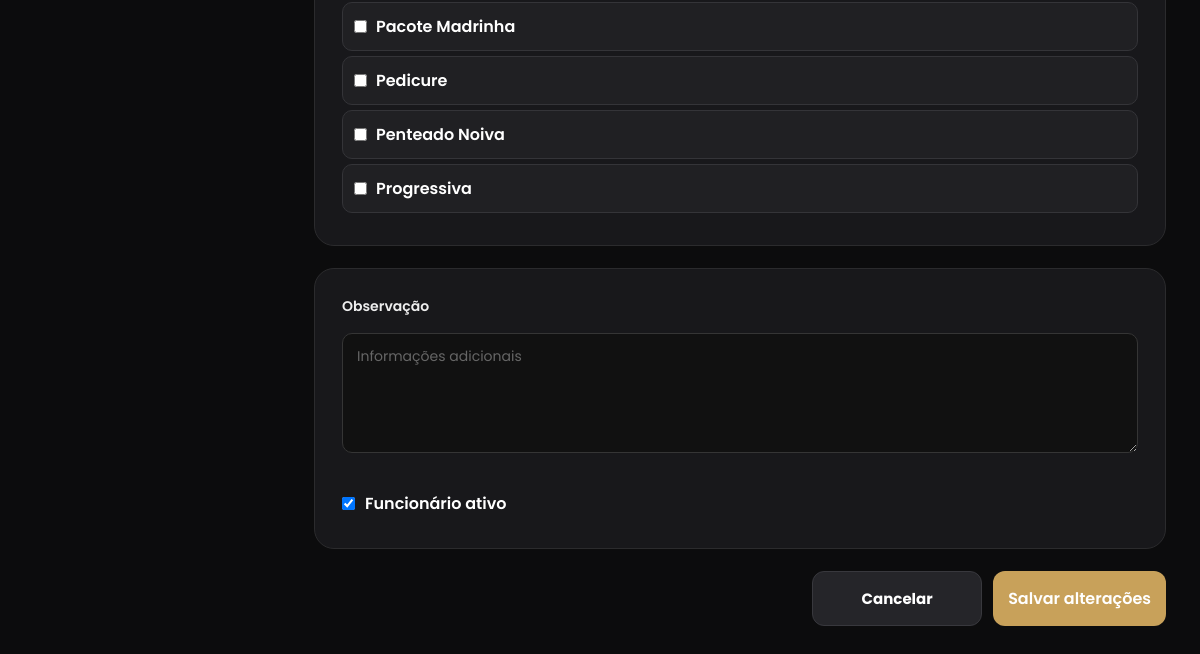
The app's page /painel/funcionarios/2/editar/ (signed in, lower part), older data.
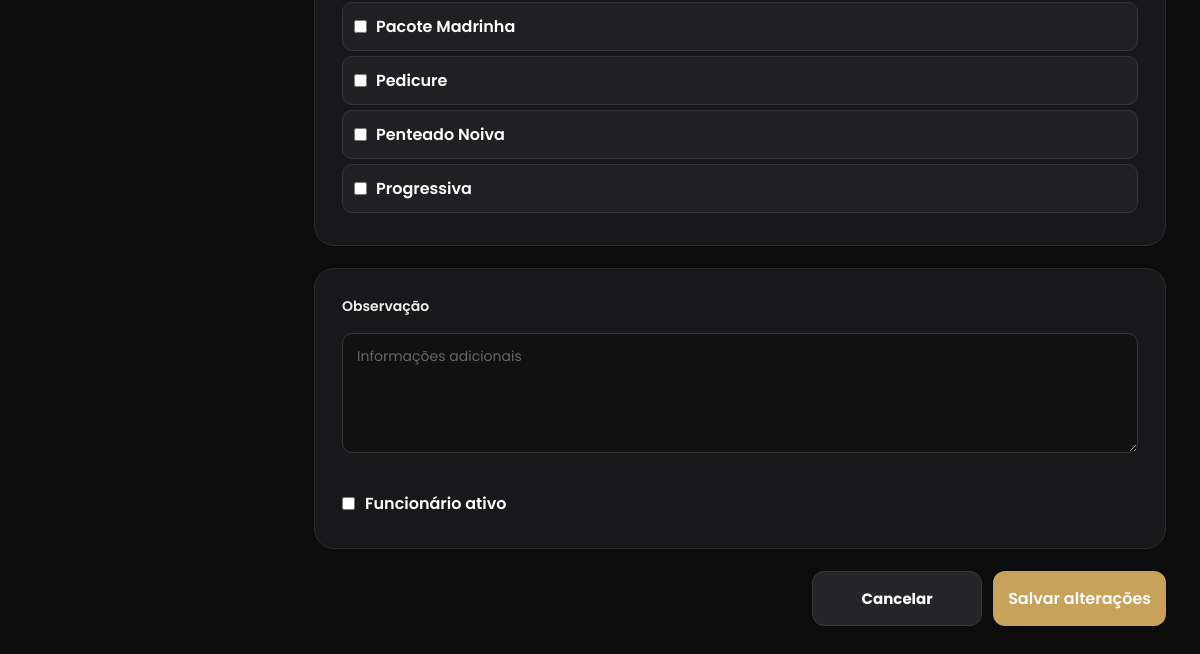
The same page, newer data.
### funcionarios/models.py (models this page shows, shortened)
class Funcionario(models.Model):
    CARGO_CABELEIREIRA = "CABELEIREIRA"
    CARGO_MANICURE = "MANICURE"
    CARGO_MAQUIADORA = "MAQUIADORA"
    CARGO_DESIGNER_SOBRANCELHAS = "DESIGNER_SOBRANCELHAS"
    CARGO_ESTETICISTA = "ESTETICISTA"
    CARGO_RECEPCIONISTA = "RECEPCIONISTA"
    CARGO_OUTRO = "OUTRO"
    CARGOS = [
        (
            CARGO_CABELEIREIRA,
            "Cabeleireira",
        ),
        (
            CARGO_MANICURE,
            "Manicure e pedicure",
        ),
        (
            CARGO_MAQUIADORA,
            "Maquiadora",
        ),
        (
            CARGO_DESIGNER_SOBRANCELHAS,
            "Designer de sobrancelhas",
        ),
        (
            CARGO_ESTETICISTA,
            "Esteticista",
        ),
        (
            CARGO_RECEPCIONISTA,
            "Recepcionista",
        ),
        (
            CARGO_OUTRO,
            "Outro",
        ),
    ]
    nome = models.CharField(
        max_length=150,
        verbose_name="Nome completo",
    )
    cpf = models.CharField(
        max_length=14,
        unique=True,
        verbose_name="CPF",
    )
    telefone = models.CharField(
        max_length=20,
        verbose_name="Telefone",
    )
    email = models.EmailField(
        blank=True,
        verbose_name="E-mail",
    )
    cargo = models.CharField(
        max_length=40,
        choices=CARGOS,
        verbose_name="Cargo",
    )
    data_admissao = models.DateField(
        null=True,
        blank=True,
        verbose_name="Data de admissão",
    )
    servicos = models.ManyToManyField(
        Servico,
        blank=True,
        related_name="funcionarios",
        verbose_name="Serviços realizados",
    )
    ativo = models.BooleanField(
        default=True,
        verbose_name="Funcionário ativo",
    )
    observacao = models.TextField(
        blank=True,
        verbose_name="Observação",
    )
    criado_em = models.DateTimeField(
        auto_now_add=True,
        verbose_name="Criado em",
    )
    atualizado_em = models.DateTimeField(
        auto_now=True,
        verbose_name="Atualizado em",
    )
    class Meta:
        verbose_name = "Funcionário"
        verbose_name_plural = "Funcionários"
        ordering = ["nome"]

### funcionarios/views.py (the view)
@login_required(login_url="login")
def editar_funcionario(
    request,
    funcionario_id,
):
    verificar_administradora(request.user)
    funcionario = get_object_or_404(
        Funcionario,
        id=funcionario_id,
    )
    if request.method == "POST":
        form = FuncionarioForm(
            request.POST,
            instance=funcionario,
        )
        if form.is_valid():
            form.save()
            messages.success(
                request,
                "Funcionário atualizado com sucesso!"
            )
            return redirect(
                "lista_funcionarios"
            )
    else:
        form = FuncionarioForm(
            instance=funcionario
        )
    return render(
        request,
        "funcionarios/formulario.html",
        {
            "form": form,
            "funcionario": funcionario,
            "titulo": "Editar funcionário",
            "texto_botao": "Salvar alterações",
        },
    )

### funcionarios/views.py (called while the page is built)
def verificar_administradora(usuario):
    if not usuario_eh_administradora(usuario):
        raise PermissionDenied(
            "Você não possui permissão para acessar esta página."
        )

### painel/views.py (called while the page is built)
def usuario_eh_administradora(usuario):
    return (
        usuario.is_authenticated
        and (
            usuario.is_superuser
            or usuario.is_staff
            or usuario.is_admin_salao
        )
    )

### servicos/models.py (called while the page is built)
    def __str__(self):
        return self.nome

### funcionarios/templates/funcionarios/formulario.html (shortened to what this page needs)
{% extends 'painel/base_painel.html' %}
{% block content %}
<section class="employee-form-page fade">
    <form method="POST" class="employee-form">
        <section class="employee-form-section">
            <div class="employee-service-selection">
                {{ form.servicos }}
            </div>
        </section>
        <section class="employee-form-section">
            <div class="employee-form-grid">
                <div class="form-group employee-observation">
                    <label for="{{ form.observacao.id_for_label }}">
                        {{ form.observacao.label }}
                    </label>
                    {{ form.observacao }}
                </div>
                <label class="employee-active-field">
                    {{ form.ativo }}
                    <span>
                        Funcionário ativo
                    </span>
                </label>
            </div>
        </section>
        <div class="employee-form-footer">
            <a
                href="{% url 'lista_funcionarios' %}"
                class="button-link button-dark"
            >
                Cancelar
            </a>
            <button type="submit">
                {{ texto_botao }}
            </button>
        </div>
    </form>
</section>
{% endblock %}

Row changes from the older to the newer data that the page shows:
changed Funcionario: ativo "☑" → "☐"
